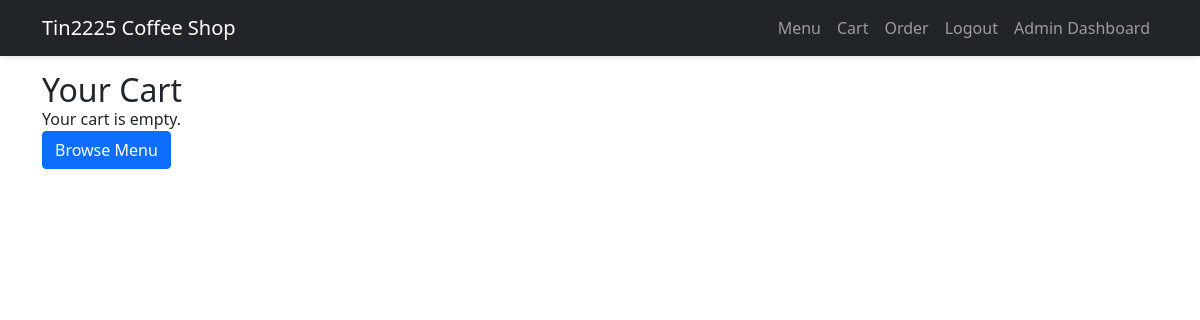
/cart/ (signed in), run on an earlier commit of the app's database.
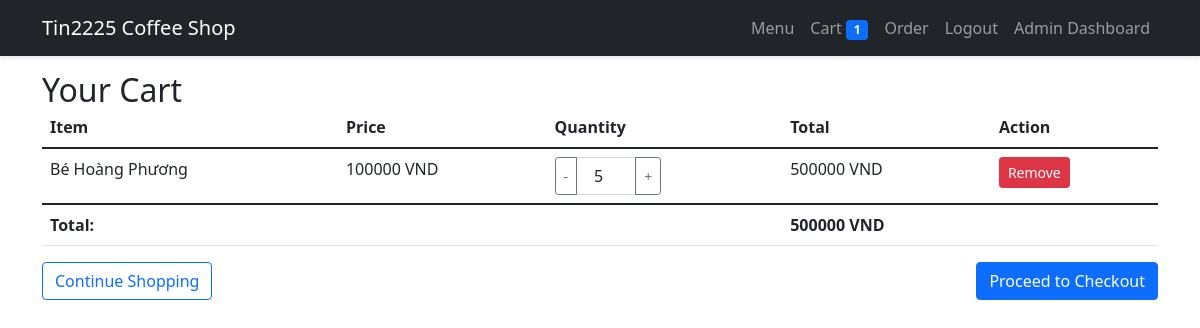
And on a later commit of the database.
### users/models.py (models this page shows, shortened)
class CartItem(models.Model):
    user = models.ForeignKey(User, on_delete=models.CASCADE)
    menu_item = models.ForeignKey(MenuItem, on_delete=models.CASCADE)
    quantity = models.PositiveIntegerField(default=1)
    date_added = models.DateTimeField(auto_now_add=True)
    def get_total(self):
        return self.menu_item.price * self.quantity
    pass

class MenuItem(models.Model):
    name = models.CharField(max_length=100)
    description = models.TextField()
    price = models.DecimalField(max_digits=10, decimal_places=0)
    category = models.CharField(max_length=50)
    image = models.ImageField(upload_to='menu_items/', null=True, blank=True)
    is_available = models.BooleanField(default=True)
    created_at = models.DateTimeField(auto_now_add=True)

### users/views.py (the view)
# urls.py: path('cart/', user_views.cart_view, name='cart-view'),
@login_required
def cart_view(request):
    cart_items = CartItem.objects.filter(user=request.user)
    total = sum(item.get_total() for item in cart_items)
    return render(request, 'users/cart.html', {
        'cart_items': cart_items,
        'total': total
    })

### users/context_processors.py (called while the page is built)
def cart_item_count(request):
    if request.user.is_authenticated:
        cart_items = CartItem.objects.filter(user=request.user)
        return {'cart_items': cart_items}
    return {'cart_items': []}

### templates/users/cart.html (shortened to what this page needs)
{% extends 'base.html' %}
{% block content %}
<div class="container">
    <h2>Your Cart</h2>
    {% if cart_items %}
        <div class="table-responsive">
            <table class="table">
                <thead>
                    <tr>
                        <th>Item</th>
                        <th>Price</th>
                        <th>Quantity</th>
                        <th>Total</th>
                        <th>Action</th>
                    </tr>
                </thead>
                <tbody>
                    {% for item in cart_items %}
                    <tr>
                        <td>{{ item.menu_item.name }}</td>
                        <td>{{ item.menu_item.price }} VND</td>
                        <td>
                            <form method="POST" action="{% url 'cart-update-quantity' item.id %}"
                                  class="d-flex align-items-center" style="max-width: 150px;">
                                <div class="input-group">
                                    <button type="button" class="btn btn-outline-secondary btn-sm"
                                            onclick="decrementQuantity(this)">-</button>
                                    <input type="number" name="quantity" value="{{ item.quantity }}"
                                           min="1" class="form-control text-center"
                                           onchange="this.form.submit()"
                                           style="max-width: 60px;">
                                    <button type="button" class="btn btn-outline-secondary btn-sm"
                                            onclick="incrementQuantity(this)">+</button>
                                </div>
                            </form>
                        </td>
                        <td>{{ item.get_total }} VND</td>
                        <td>
                            <a href="{% url 'cart-remove' item.id %}" class="btn btn-danger btn-sm">Remove</a>
                        </td>
                    </tr>
                    {% endfor %}
                </tbody>
                <tfoot>
                    <tr>
                        <td colspan="3"><strong>Total:</strong></td>
                        <td colspan="2"><strong>{{ total }} VND</strong></td>
                    </tr>
                </tfoot>
            </table>
        </div>
        <div class="d-flex justify-content-between">
            <a href="{% url 'menu-list' %}" class="btn btn-outline-primary">Continue Shopping</a>
            <a href="{% url 'checkout' %}" class="btn btn-primary">Proceed to Checkout</a>
        </div>
    {% else %}
        <p>Your cart is empty.</p>
        <a href="{% url 'menu-list' %}" class="btn btn-primary">Browse Menu</a>
    {% endif %}
</div>
{% endblock %}

What changed in the data, as far as the page shows it:
added CartItem: menu_item.name "Bé Hoàng Phương", menu_item.price "100000", quantity "5", get_total "500000"
Also different on the page:
{{ total }}: (not shown) → "1"
{{ total }}: (not shown) → "500000"
text no longer shown: "Your cart is empty. Browse Menu"
text now shown: "Item Price Quantity Total Action Total: VND Continue Shopping Proceed to Checkout"
